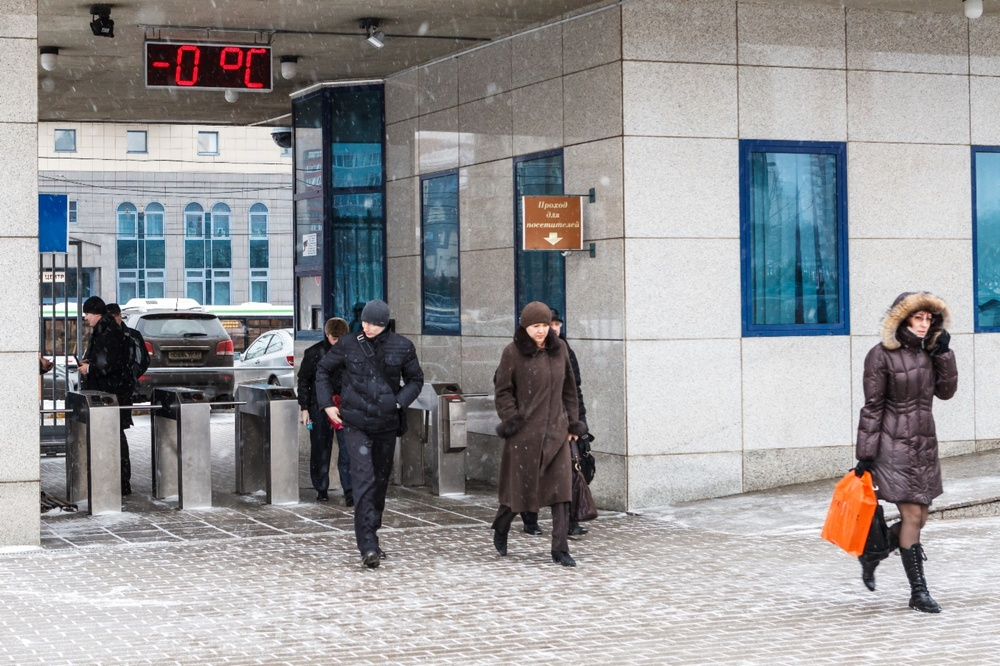
#> input picture data/foto2.jpg, 1000 x 666 px, shrunk from 1400 x 933 before the run
$ python test2.py
#> lines starting #> are read from the running program, lines starting #| are printed output that depends on the picture; after the words box and inside, x2 and y2 are one past the last pixel; in counts of white or black regions, pixels touching at a corner belong together
import cv2
import numpy as np

img = cv2.imread('data/foto2.jpg')
#> img is the input picture: shape (666, 1000, 3); mean B, G, R 152.8, 151.2, 151.5

new_img= np.zeros(img.shape, dtype='uint8')

img = cv2.cvtColor(img, cv2.COLOR_BGR2GRAY)
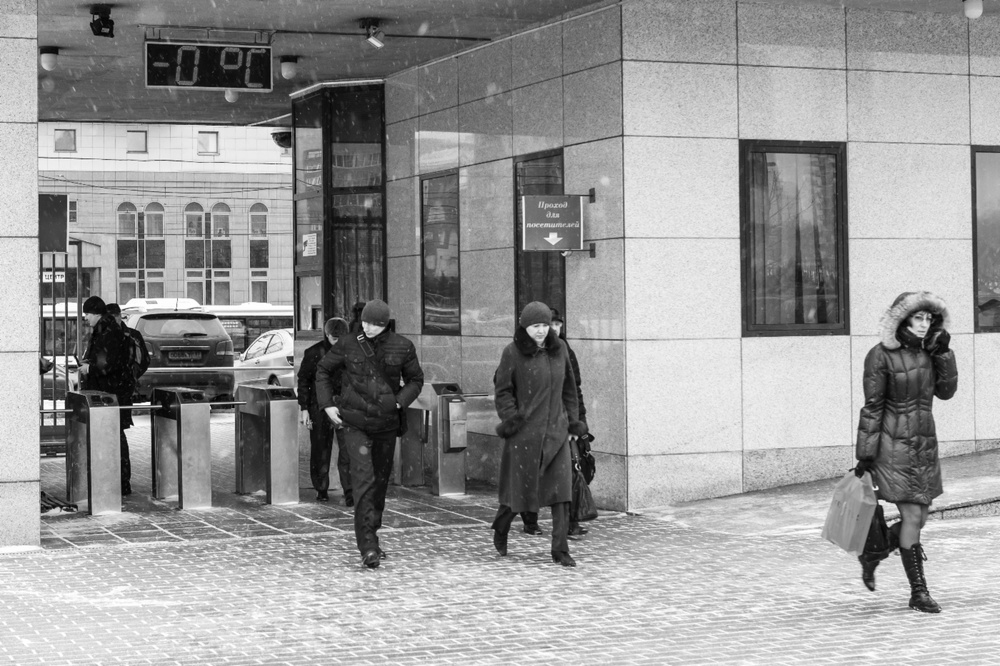
#> img: shape (666, 1000); min 0, max 255, mean 151.5
img = cv2.GaussianBlur(img,(5,5), 0)
img = cv2.Canny(img, 100, 140)
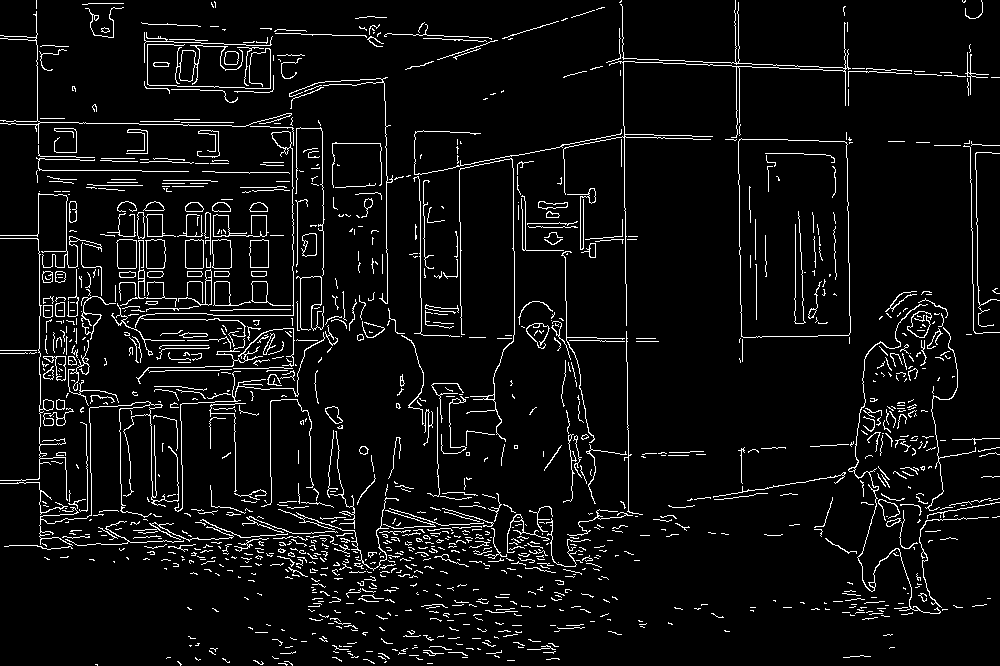
#> img: shape (666, 1000); 5.8% white in thin lines or dots

# получаем координаты
con, hir = cv2.findContours(img, cv2.RETR_LIST, cv2.CHAIN_APPROX_NONE)
#> con = 1331 contours, 1191 with area under 20; largest, box (x1, y1, x2, y2) and area: (738, 138, 851, 338) 21299, (738, 138, 851, 338) 21298, (116, 239, 137, 269) 545, (116, 239, 137, 269) 544, (145, 239, 166, 269) 524; hir = 1331 rows, first 6: [1, -1, -1, -1], [2, 0, -1, -1], [3, 1, -1, -1], [4, 2, -1, -1], [5, 3, -1, -1], [6, 4, -1, -1]

cv2.drawContours(new_img, con, -1, (230,100,150), 1)
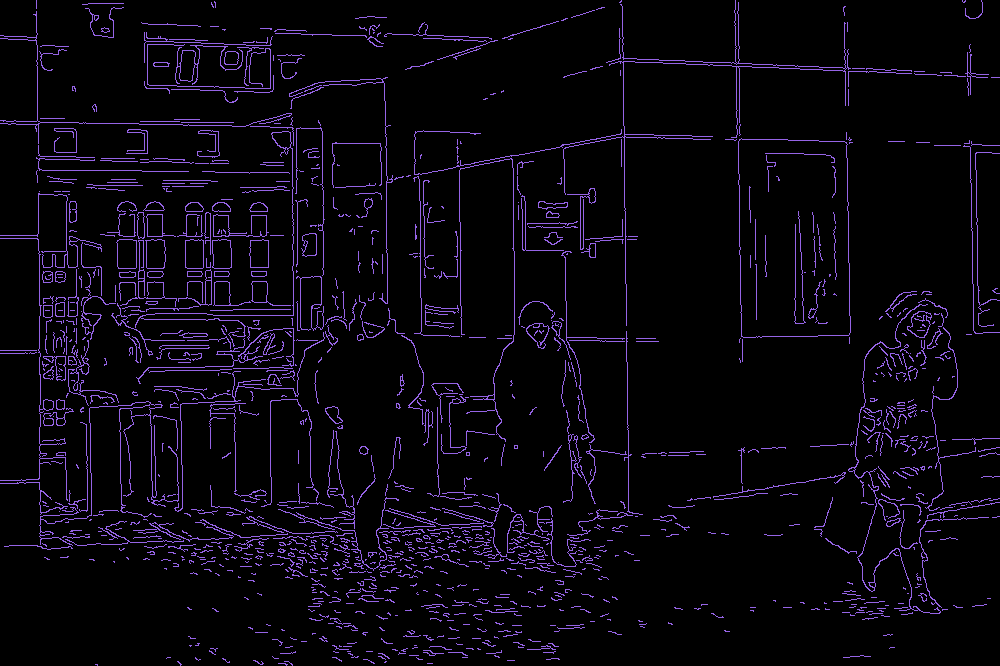
#> new_img: shape (666, 1000, 3); mean of channels 0, 1, 2 13.4, 5.8, 8.7; drawn as B, G, R

cv2.imshow('Rezult', new_img)
cv2.waitKey(10000)

$ run again, with data/foto3.jpg copied over data/foto2.jpg
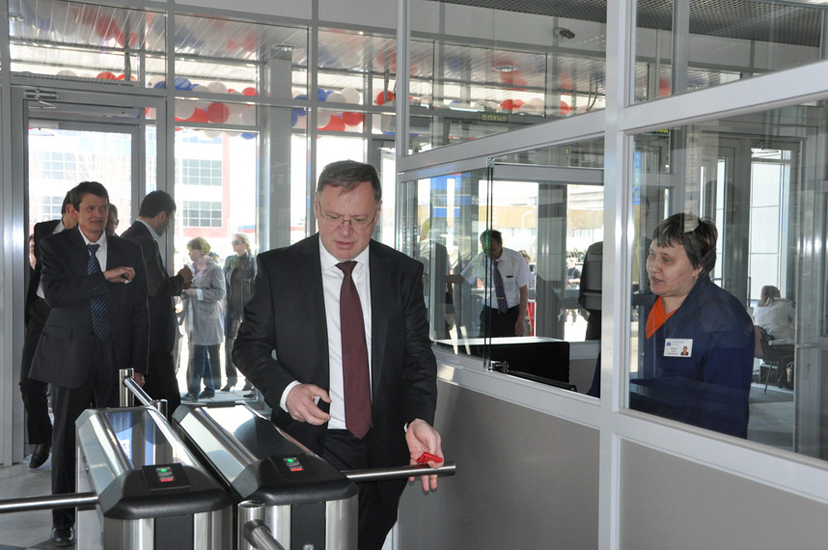
#> input picture data/foto3.jpg, 828 x 550 px
#> img is the input picture: shape (550, 828, 3); mean B, G, R 121, 120.8, 119.9
#> `img = cv2.Canny(img, 100, 140)`:
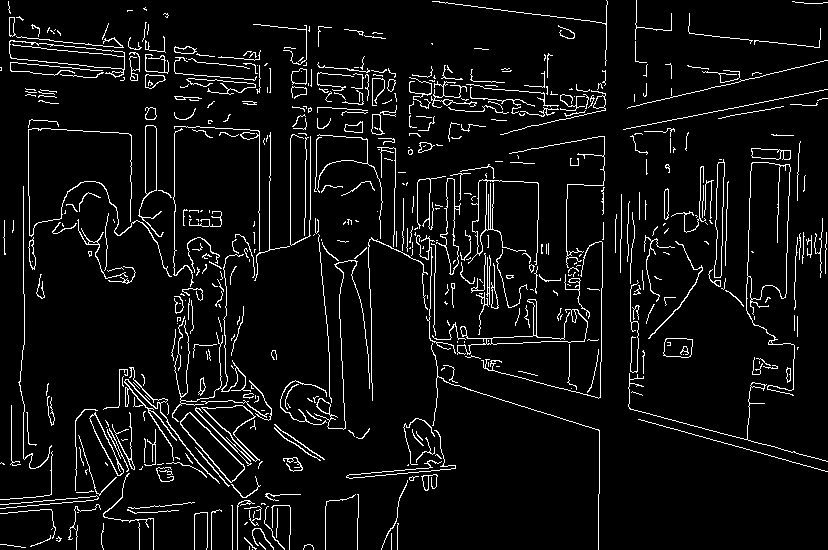
#> img: shape (550, 828); 6.1% white in thin lines or dots
#> con = 605 contours, 499 with area under 20; largest, box (x1, y1, x2, y2) and area: (746, 162, 795, 396) 4984, (747, 162, 791, 300) 4927, (9, 40, 125, 78) 2075, (9, 40, 125, 70) 2008, (180, 412, 245, 483) 1465; hir = 605 rows, first 6: [1, -1, -1, -1], [2, 0, -1, -1], [3, 1, -1, -1], [4, 2, -1, -1], [5, 3, -1, -1], [6, 4, -1, -1]
#> `cv2.drawContours(new_img, con, -1, (230,100,150), 1)`:
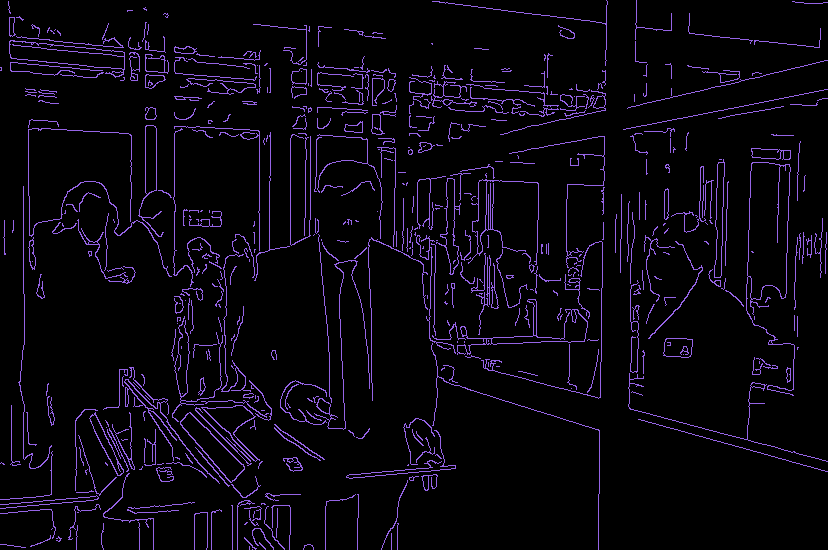
#> new_img: shape (550, 828, 3); mean of channels 0, 1, 2 14, 6.1, 9.1; drawn as B, G, R
